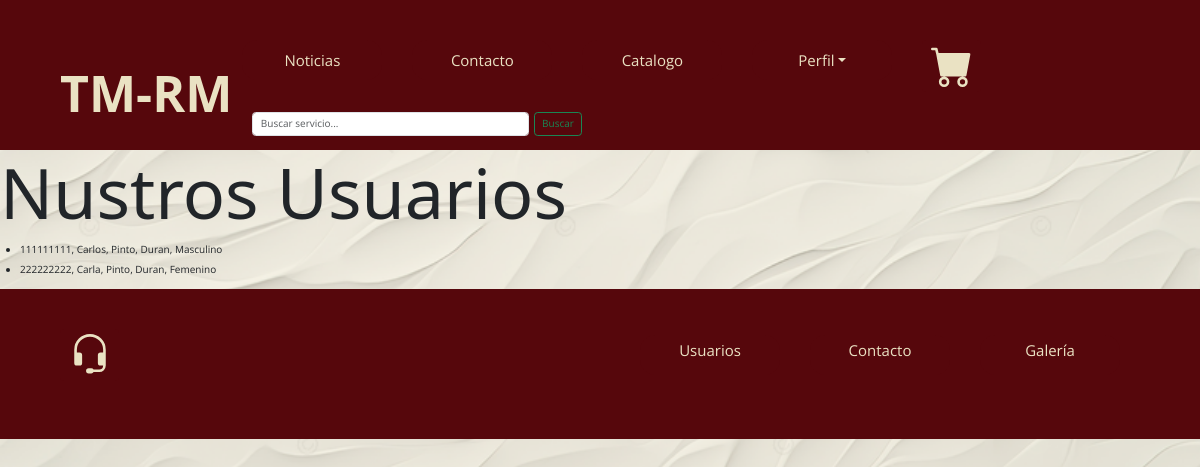
Before: /noticias with the older database file.
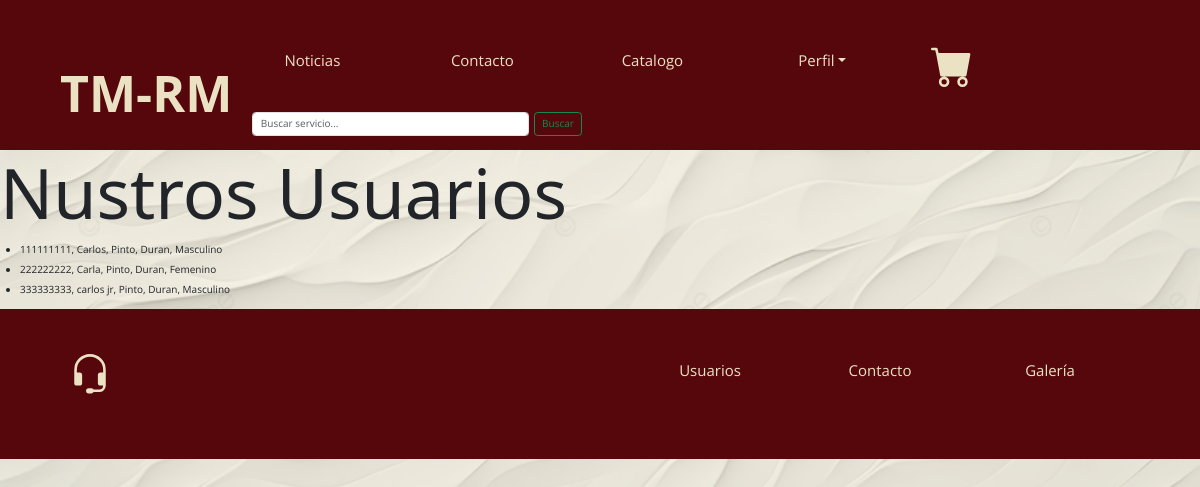
After: the same page with the newer database file.
### taller1/models.py (models this page shows, shortened)
class Usuario(models.Model):
    rut = models.CharField(primary_key=True, max_length=10)
    nombre = models.CharField(max_length=20)
    apellido_paterno = models.CharField(max_length=20)
    apellido_materno = models.CharField(max_length=20)
    fecha_nacimiento = models.DateField(blank=False, null=False)
    id_genero = models.ForeignKey(Genero, on_delete=models.CASCADE, db_column='idGenero')
    telefono = models.CharField(max_length=45)
    email = models.EmailField(unique=True, max_length=100, blank=True, null=True)

class Genero(models.Model):
    id_genero = models.AutoField(db_column='idGenero', primary_key=True)
    genero = models.CharField(max_length=20, blank=False, null=False)

### taller1/views.py (the view)
def noticias(request):
    Usuarios= Usuario.objects.all()
    context = {"Usuarios":Usuarios}
    return render(request, 'taller1/noticias.html', context)

### taller1/templates/taller1/noticias.html (shortened to what this page needs)
{% extends 'taller1/base.html' %}
{% load static %}
{% block content %}
<h1> Nustros Usuarios</h1>
<ul>
    {% for Usuario in Usuarios %}
    <li>
        {{ Usuario.rut }}, {{ Usuario.nombre }}, {{ Usuario.apellido_paterno }},
        {{ Usuario.apellido_materno }}, {{ Usuario.id_genero.genero }}
    </li>
    {% endfor %}
</ul>
{% endblock %}

Changed rows visible on the page:
added Usuario: rut "333333333", nombre "carlos jr", apellido_paterno "Pinto", apellido_materno "Duran", id_genero.genero "Masculino"
